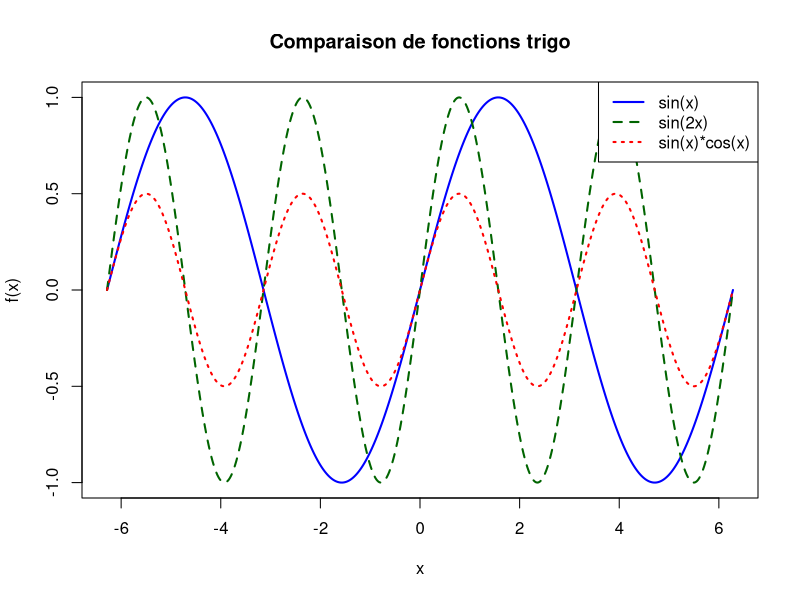

R code for this plot:
x <- seq(-2*pi, 2*pi, length.out = 500)

y1 <- sin(x)
y2 <- sin(2*x)
y3 <- sin(x) * cos(x)

plot(x, y1,
    type = "l", 
    col = "blue", 
    lwd = 2, 
    main = "Comparaison de fonctions trigo",
    xlab = "x",
    ylab = "f(x)")

lines(x, y2, 
      col = "darkgreen", 
      lwd = 2,
      lty = 2)

lines(x, y3, 
      col = "red", 
      lwd = 2,
      lty = 3)

legend("topright", 
       legend = c("sin(x)", "sin(2x)", "sin(x)*cos(x)"), 
       col = c("blue", "darkgreen", "red"), 
       lty = c(1, 2, 3),
       lwd = 2)
